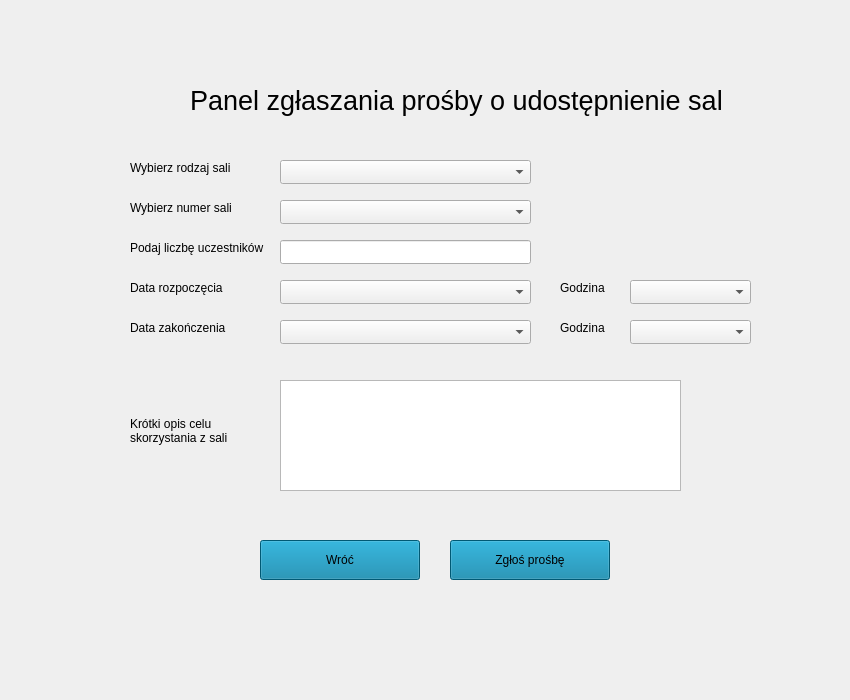
<?xml version="1.0" encoding="UTF-8"?>
<ui version="4.0">
 <class>Panel_dostep_do_sali</class>
 <widget class="QWidget" name="Panel_dostep_do_sali">
  <property name="geometry">
   <rect>
    <x>0</x>
    <y>0</y>
    <width>850</width>
    <height>700</height>
   </rect>
  </property>
  <property name="windowTitle">
   <string>Form</string>
  </property>
  <widget class="QPushButton" name="pushButton">
   <property name="geometry">
    <rect>
     <x>260</x>
     <y>540</y>
     <width>160</width>
     <height>40</height>
    </rect>
   </property>
   <property name="styleSheet">
    <string notr="true">background-color: rgb(0, 124, 163);</string>
   </property>
   <property name="text">
    <string>Wróć</string>
   </property>
  </widget>
  <widget class="QPushButton" name="pushButton_2">
   <property name="geometry">
    <rect>
     <x>450</x>
     <y>540</y>
     <width>160</width>
     <height>40</height>
    </rect>
   </property>
   <property name="styleSheet">
    <string notr="true">background-color: rgb(0, 124, 163);</string>
   </property>
   <property name="text">
    <string>Zgłoś prośbę</string>
   </property>
  </widget>
  <widget class="QLabel" name="label">
   <property name="geometry">
    <rect>
     <x>130</x>
     <y>280</y>
     <width>121</width>
     <height>16</height>
    </rect>
   </property>
   <property name="text">
    <string>Data rozpoczęcia</string>
   </property>
  </widget>
  <widget class="QLabel" name="label_2">
   <property name="geometry">
    <rect>
     <x>130</x>
     <y>320</y>
     <width>121</width>
     <height>16</height>
    </rect>
   </property>
   <property name="text">
    <string>Data zakończenia</string>
   </property>
  </widget>
  <widget class="QPlainTextEdit" name="plainTextEdit">
   <property name="geometry">
    <rect>
     <x>280</x>
     <y>380</y>
     <width>401</width>
     <height>111</height>
    </rect>
   </property>
  </widget>
  <widget class="QComboBox" name="comboBox">
   <property name="geometry">
    <rect>
     <x>280</x>
     <y>280</y>
     <width>251</width>
     <height>24</height>
    </rect>
   </property>
  </widget>
  <widget class="QLabel" name="label_3">
   <property name="geometry">
    <rect>
     <x>130</x>
     <y>410</y>
     <width>101</width>
     <height>41</height>
    </rect>
   </property>
   <property name="text">
    <string>Krótki opis celu 
skorzystania z sali</string>
   </property>
  </widget>
  <widget class="QComboBox" name="comboBox_2">
   <property name="geometry">
    <rect>
     <x>280</x>
     <y>320</y>
     <width>251</width>
     <height>24</height>
    </rect>
   </property>
  </widget>
  <widget class="QLabel" name="label_4">
   <property name="geometry">
    <rect>
     <x>130</x>
     <y>160</y>
     <width>111</width>
     <height>16</height>
    </rect>
   </property>
   <property name="text">
    <string>Wybierz rodzaj sali</string>
   </property>
  </widget>
  <widget class="QLabel" name="label_5">
   <property name="geometry">
    <rect>
     <x>130</x>
     <y>200</y>
     <width>121</width>
     <height>16</height>
    </rect>
   </property>
   <property name="text">
    <string>Wybierz numer sali</string>
   </property>
  </widget>
  <widget class="QComboBox" name="comboBox_3">
   <property name="geometry">
    <rect>
     <x>280</x>
     <y>200</y>
     <width>251</width>
     <height>24</height>
    </rect>
   </property>
  </widget>
  <widget class="QComboBox" name="comboBox_4">
   <property name="geometry">
    <rect>
     <x>280</x>
     <y>160</y>
     <width>251</width>
     <height>24</height>
    </rect>
   </property>
  </widget>
  <widget class="QLabel" name="label_6">
   <property name="geometry">
    <rect>
     <x>130</x>
     <y>240</y>
     <width>141</width>
     <height>16</height>
    </rect>
   </property>
   <property name="text">
    <string>Podaj liczbę uczestników</string>
   </property>
  </widget>
  <widget class="QComboBox" name="comboBox_5">
   <property name="geometry">
    <rect>
     <x>630</x>
     <y>320</y>
     <width>121</width>
     <height>24</height>
    </rect>
   </property>
  </widget>
  <widget class="QComboBox" name="comboBox_6">
   <property name="geometry">
    <rect>
     <x>630</x>
     <y>280</y>
     <width>121</width>
     <height>24</height>
    </rect>
   </property>
  </widget>
  <widget class="QLabel" name="label_7">
   <property name="geometry">
    <rect>
     <x>190</x>
     <y>80</y>
     <width>531</width>
     <height>41</height>
    </rect>
   </property>
   <property name="font">
    <font>
     <pointsize>20</pointsize>
    </font>
   </property>
   <property name="text">
    <string>Panel zgłaszania prośby o udostępnienie sali</string>
   </property>
  </widget>
  <widget class="QLabel" name="label_8">
   <property name="geometry">
    <rect>
     <x>560</x>
     <y>280</y>
     <width>51</width>
     <height>16</height>
    </rect>
   </property>
   <property name="text">
    <string>Godzina</string>
   </property>
  </widget>
  <widget class="QLabel" name="label_9">
   <property name="geometry">
    <rect>
     <x>560</x>
     <y>320</y>
     <width>51</width>
     <height>16</height>
    </rect>
   </property>
   <property name="text">
    <string>Godzina</string>
   </property>
  </widget>
  <widget class="QLineEdit" name="lineEdit">
   <property name="geometry">
    <rect>
     <x>280</x>
     <y>240</y>
     <width>251</width>
     <height>24</height>
    </rect>
   </property>
  </widget>
 </widget>
 <resources/>
 <connections/>
</ui>
